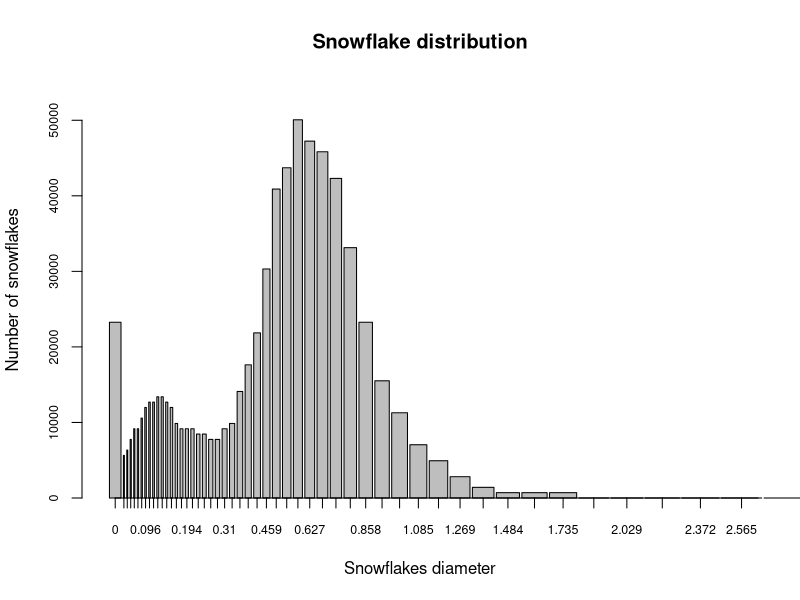
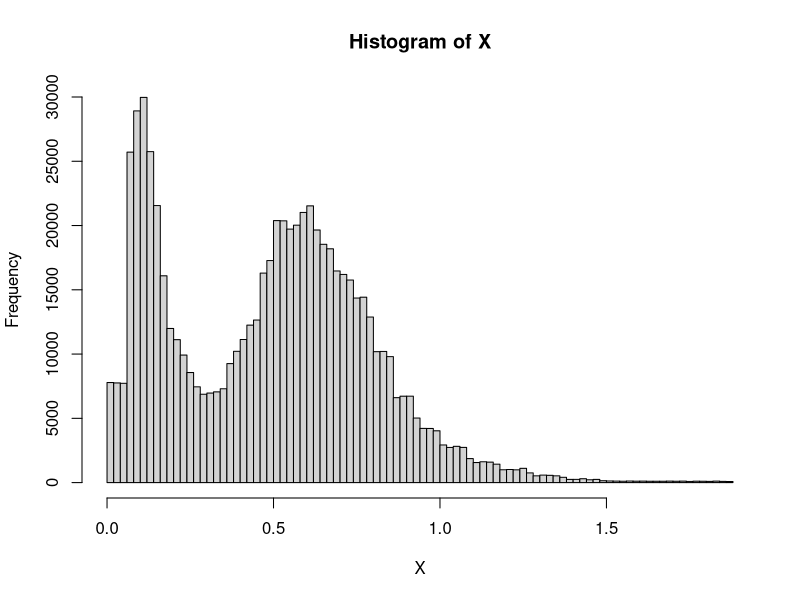
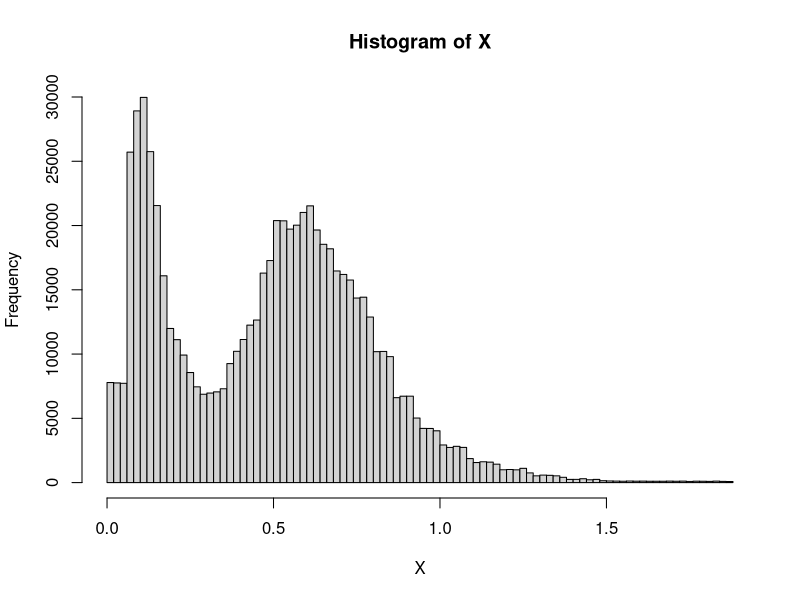
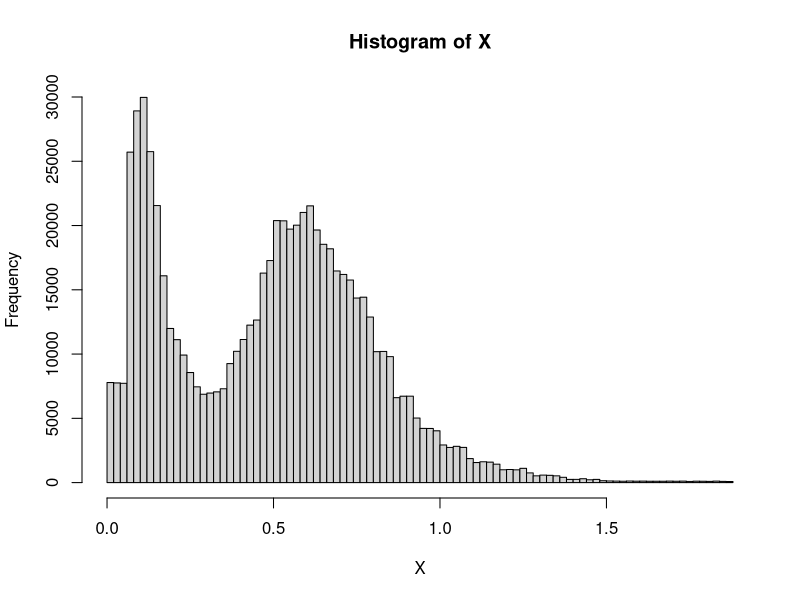
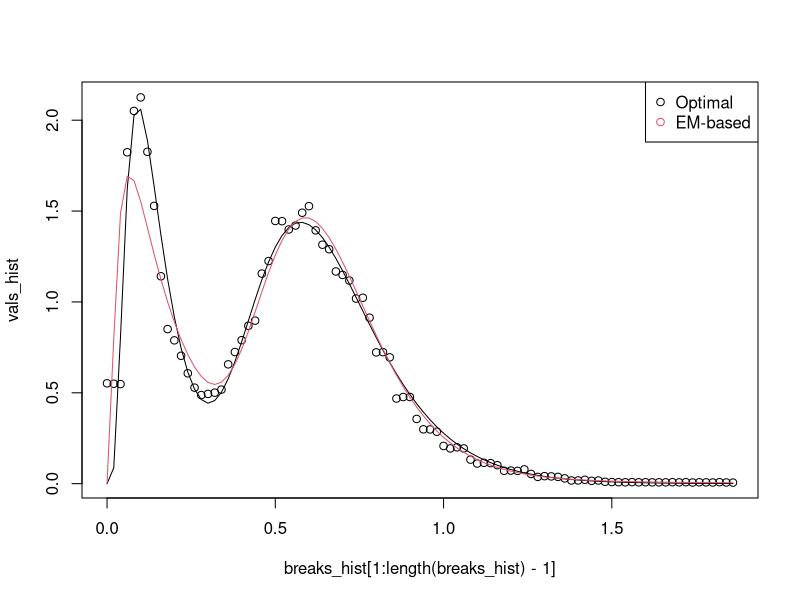

The R source for these figures, in order: (Note: a time limit stopped this script after it produced the figures.)
library(readr)
snow_particles <- read_csv("1_snow_particles.csv")
n_bins <- length(snow_particles$startpoint)
snow_particles$endpoint[n_bins] <- snow_particles$endpoint[n_bins-1]+0.25

breakpoints <- c(snow_particles$startpoint[1],snow_particles$endpoint)

n_particules <- snow_particles$particles.detected[1] # 700k
snow_particles$n_snow_bin = round(0.01*snow_particles$particles.detected*snow_particles$retained....)

width <- rep(0,n_bins)
for (i in 1:n_bins){
  width[i] = snow_particles$endpoint[i]-snow_particles$startpoint[i]
}
bp <- barplot(height = snow_particles$n_snow_bin,
              width = width,
              xlim = c(breakpoints[1], breakpoints[length(breakpoints)]), 
              ylim = c(0, max(snow_particles$n_snow_bin) * 1.1), 
              xlab = "Snowflakes diameter", 
              ylab = "Number of snowflakes",
              main = "Snowflake distribution",
              cex.axis = 0.75,cex.names = 0.7)
axis(side=1, at =bp,label=snow_particles$startpoint,cex.axis = 0.75)


# Jittering

set.seed(42)
X = rep(0,n_particules)
count <- 0
for (i in 1:n_bins){
  if (snow_particles$n_snow_bin[i] != 0){
    start <- count+1
    end <- start+snow_particles$n_snow_bin[i]-1
    X[start:end] <- runif(snow_particles$n_snow_bin[i],snow_particles$startpoint[i],snow_particles$endpoint[i])
    count <- count + snow_particles$n_snow_bin[i]
  }else{
    print("done")
    print(i)
    break
  }
}

# check uniform dist for jittering
hist(X,breaks = 100)

################
# EM - algorithm
################

dmixnorm <- function(x, mu1, mu2, sigma1, sigma2, tau){
  y <- (1-tau)*dlnorm(x,meanlog=mu1,sdlog=sigma1) + tau*dlnorm(x,meanlog=mu2,sdlog=sigma2)
  return(y)
}

em_alg <- function(data){
  mu_1_hat = -2; # mean from the biggest bin - bump #1
  mu_2_hat = 0.1; # mean from the biggest bin - bump #2
  sigma_1_hat = 0.3;
  sigma_2_hat = 0.5;
  tau_hat = 0.6;
  N <- n_particules
  p <- dlnorm(data,meanlog=mu_2_hat,sdlog=sigma_2_hat)*tau_hat/dmixnorm(data,mu_1_hat, mu_2_hat, sigma_1_hat, sigma_2_hat, tau_hat)
  l_old <- Inf
  l <- sum((1-tau_hat)*dlnorm(data,meanlog=mu_1_hat,sdlog=sigma_1_hat) + tau_hat*dlnorm(data,meanlog=mu_2_hat,sdlog=sigma_2_hat))
  while (abs(l-l_old)>0.01){
    tau_hat <- sum(p)/N
    mu_1_hat <- sum((1-p)*log(data))/sum(1-p)
    mu_2_hat <- sum(p*log(data))/sum(p)
    sigma_1_hat <- sqrt(sum((1-p)*(log(data)-mu_1_hat)^2)/sum(1-p))
    sigma_2_hat <- sqrt(sum(p*(log(data)-mu_2_hat)^2)/sum(p))
    
    p <- dlnorm(data,meanlog=mu_2_hat,sdlog=sigma_2_hat)*tau_hat/dmixnorm(data, mu_1_hat, mu_2_hat, sigma_1_hat, sigma_2_hat, tau_hat)
    l_old <- l
    l <- sum((1-tau_hat)*dlnorm(data,meanlog=mu_1_hat,sdlog=sigma_1_hat) + tau_hat*dlnorm(data,meanlog=mu_2_hat,sdlog=sigma_2_hat))
  }
  return(c(mu_1_hat,mu_2_hat,sigma_1_hat,sigma_2_hat,tau_hat))
}

init_vals <- em_alg(X)
init_vals
##############
# Optimization
##############

# Functions to get neg_likelihood

# cdf of bilog_likelihood
pmixnorm <- function(x,mu1,mu2,sigma1,sigma2,tau){
  y <- (1-tau)*plnorm(x,meanlog=mu1,sdlog=sigma1) + tau*plnorm(x,meanlog=mu2,sdlog=sigma2)
  return(y)
}

neg_loglikelihood <- function(par,data){
  # par = mu1,mu2,sigma1,sigma2,tau
  mu1<- par[1]
  mu2 <- par[2]
  sigma1 <- par[3]
  sigma2 <- par[4]
  tau <- par[5]
  y <- 0
  for (i in 1:n_bins) { # data = snow_particles
    y <- y + data$n_snow_bin[i]*log(pmixnorm(data$endpoint[i],mu1,mu2,sigma1,sigma2,tau)-pmixnorm(data$startpoint[i],mu1,mu2,sigma1,sigma2,tau))
  }
  return(-y)
}

# optimizing from EM points
theta_hat <- optim(init_vals,neg_loglikelihood,data = snow_particles)

theta_hat$par

expected_val_1 <- exp(theta_hat$par[1]+theta_hat$par[3]^2/2)
print(expected_val_1)
expected_val_2 <- exp(theta_hat$par[2]+theta_hat$par[4]^2/2)
print(expected_val_2)
std_var_1 <- sqrt((exp(theta_hat$par[3]^2)-1)*exp(2*theta_hat$par[1]+theta_hat$par[3]^2))
print(std_var_1)
std_var_2 <- sqrt((exp(theta_hat$par[4]^2)-1)*exp(2*theta_hat$par[2]+theta_hat$par[4]^2))
print(std_var_2)
tau_opt <- theta_hat$par[5]
print(tau_opt)

##########
# Plotting
##########

vals_hist <- unlist(hist(X,breaks = 100)["density"])
breaks_hist <- unlist(hist(X,breaks = 100)["breaks"])
vals <- sapply(breaks_hist[1:length(breaks_hist)-1],dmixnorm,
               mu1=theta_hat$par[1], mu2=theta_hat$par[2], 
               sigma1=theta_hat$par[3], sigma2=theta_hat$par[4], 
               tau=theta_hat$par[5])

vals_em <- sapply(breaks_hist[1:length(breaks_hist)-1],dmixnorm,
                  mu1=init_vals[1], mu2=init_vals[2], 
                  sigma1=init_vals[3], sigma2=init_vals[4], 
                  tau=init_vals[5])
# PLOT EM VALS pdf
plot(breaks_hist[1:length(breaks_hist)-1],vals_hist)
lines(x=breaks_hist[1:length(breaks_hist)-1],y=vals,type="l")
lines(x=breaks_hist[1:length(breaks_hist)-1],y=vals_em,type="l",col=2)
legend("topright", legend = c("Optimal","EM-based"), col=1:2, pch=1) # optional legend

##################################
# LAST-STEP | Parametric bootstrap
##################################

# H_0 : diameters follow this bi-log normal distribution

# 1) Utiliser X jitter and resample uniformly from X_jitter - X^b_jit
# 2) refaire le dataset pour avoir les nouveaux binnings -> avoir les start et end pareil mais juste changer les # elems
# 3) Rerun the EM algorithm and the optimization step on the X^b_jit 
# donc le f^b est la nouvelle phi binned avec le X^b_jit comparé à l'autre partie
# 4) On récupère nos estimateurs lambda_b hat

# 5) on calcule T*_b comme le suprémum et on le stock dans un array de taille B
# - Repeat 1 to 5 B times
# compute p-val and check whether it is high enough

# Helper functions
count_bins <- function(X, data){
  counts <- rep(0,n_bins)
  for (i in 1:n_bins){
    start <- data$startpoint[i]
    end <- data$endpoint[i]
    counts[i] <- sum(start <= X & X <= end)
  }
  return(counts)
}

obj_func <- function(x, data) {
  Fn <- ecdf(data[[1]])(x)
  ecdf_diff <- abs(Fn - pmixnorm(x,mu1=data[[2]]$par[1],mu2=data[[2]]$par[2],sigma1=data[[2]]$par[3],sigma2=data[[2]]$par[4],tau=data[[2]]$par[5]))
  return(-ecdf_diff) # maximize the absolute difference
}

B <- 100
data <- snow_particles[c("startpoint","endpoint","n_snow_bin")]
T_list <- numeric(B)
opt_result <- optimize(obj_func, interval =c(0,snow_particles$endpoint[n_bins]), data = list(X,theta_hat))
T_ <- -opt_result$objective
for (b in 1:B) {
  # 1) Resampling from jittering
  X_b <- sample(X,n_particules,replace = T)
  
  # 2) Recreating the binning dataset
  counts <- count_bins(X_b,data)
  data$n_snow_bin = counts
  
  # 3) Re-running the em algorithm 
  init_val_X_b <- em_alg(X_b)
  print(b)
  # 4) Getting the best param estimators by optimizing the new neg_loglikelihood
  opt_X_b <- optim(init_val_X_b,neg_loglikelihood,data=data)
  # 5) Computing T*
  opt_result <- optimize(obj_func, interval =c(0,snow_particles$endpoint[n_bins]), data = list(X_b,opt_X_b))
  T_list[b] <- -opt_result$objective
  print(-opt_result$objective)
}
p_val = 1/(B+1)*(1+sum(T_<=T_list))
p_val
